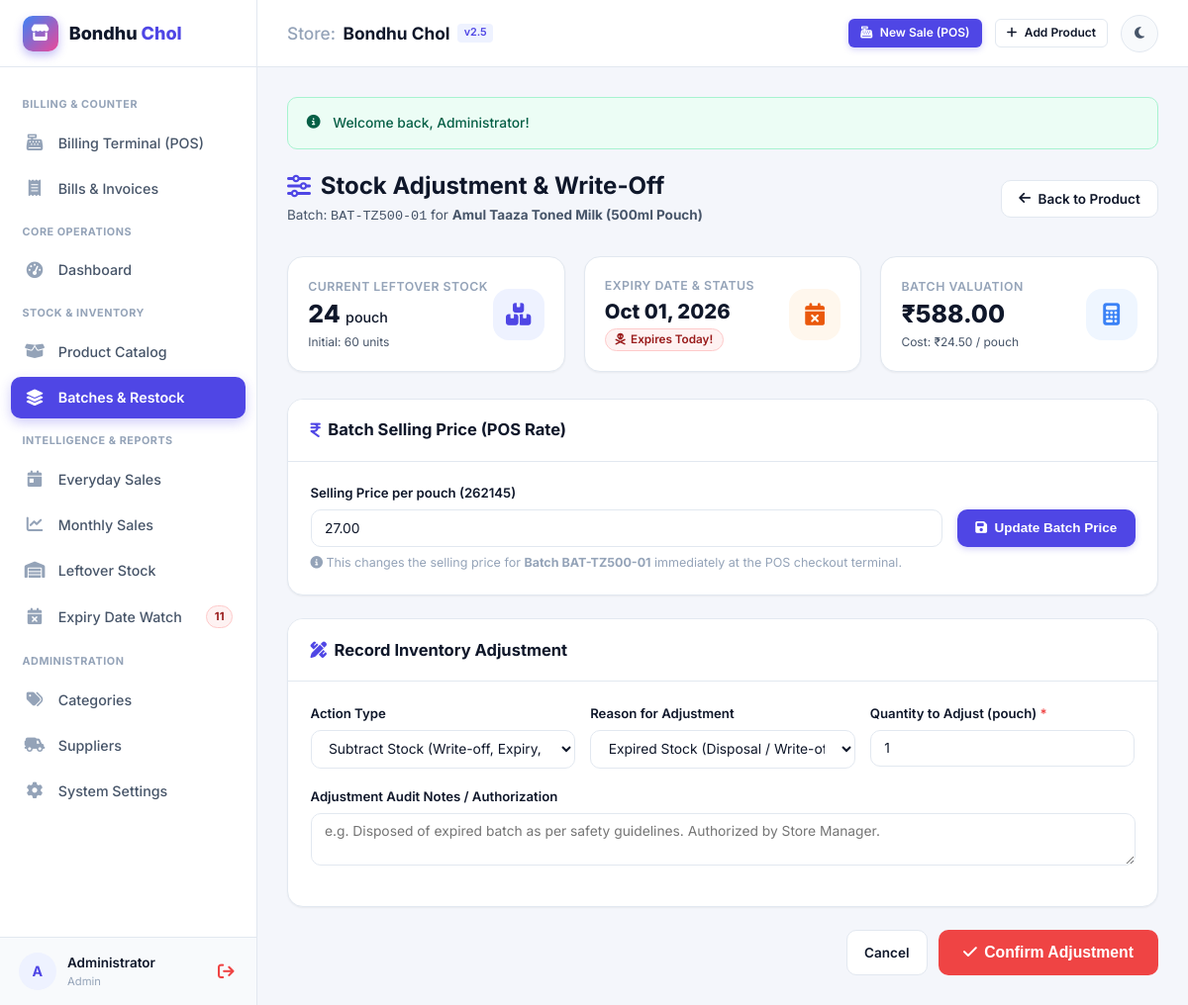
The app's page /modules/batches/adjust.php?batch_id=1 (signed in), older data.
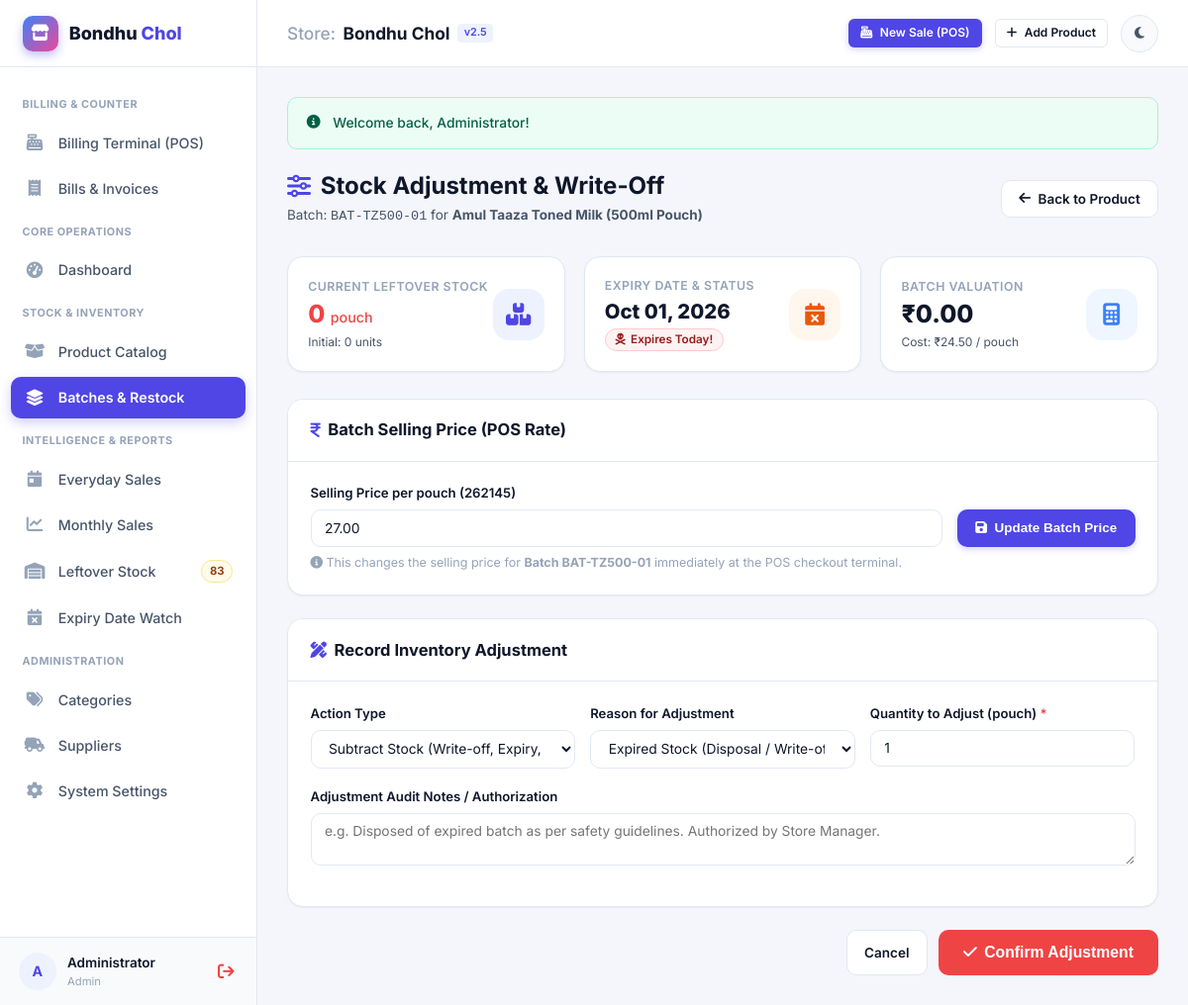
The same page, newer data.
### tables this page shows
CREATE TABLE `product_batches` (
    `id` INT AUTO_INCREMENT PRIMARY KEY,
    `product_id` INT NOT NULL,
    `supplier_id` INT NULL,
    `batch_no` VARCHAR(60) NOT NULL,
    `mfg_date` DATE NULL,
    `expiry_date` DATE NOT NULL,
    `purchase_price` DECIMAL(10,2) NOT NULL DEFAULT 0.00,
    `selling_price` DECIMAL(10,2) NOT NULL DEFAULT 0.00,
    `initial_quantity` INT NOT NULL DEFAULT 0,
    `current_quantity` INT NOT NULL DEFAULT 0,
    `status` ENUM('available', 'low_stock', 'sold_out', 'expired', 'discarded') NOT NULL DEFAULT 'available',
    `created_at` TIMESTAMP DEFAULT CURRENT_TIMESTAMP,
    CONSTRAINT `fk_batches_product` FOREIGN KEY (`product_id`) REFERENCES `products` (`id`) ON DELETE CASCADE,
    CONSTRAINT `fk_batches_supplier` FOREIGN KEY (`supplier_id`) REFERENCES `suppliers` (`id`) ON DELETE SET NULL,
    INDEX `idx_expiry` (`expiry_date`),
    INDEX `idx_batch_product` (`product_id`, `current_quantity`)
);

CREATE TABLE `products` (
    `id` INT AUTO_INCREMENT PRIMARY KEY,
    `category_id` INT NULL,
    `sku` VARCHAR(60) NOT NULL UNIQUE,
    `barcode` VARCHAR(60) NULL,
    `name` VARCHAR(200) NOT NULL,
    `description` TEXT NULL,
    `unit` VARCHAR(20) NOT NULL DEFAULT 'pcs',
    `min_stock_alert` INT NOT NULL DEFAULT 10,
    `default_selling_price` DECIMAL(10,2) NOT NULL DEFAULT 0.00,
    `status` ENUM('active', 'inactive') NOT NULL DEFAULT 'active',
    `created_at` TIMESTAMP DEFAULT CURRENT_TIMESTAMP,
    `updated_at` TIMESTAMP DEFAULT CURRENT_TIMESTAMP ON UPDATE CURRENT_TIMESTAMP,
    CONSTRAINT `fk_products_category` FOREIGN KEY (`category_id`) REFERENCES `categories` (`id`) ON DELETE SET NULL
);

### config/database.php (called while the page is built, shortened)
<?php
class Database {
    private static $instance = null;
    private $mysqli = null;
    private $pdo = null;
    private $driver = 'mysqli';
    private $host = 'localhost';
    private $username = 'root';
    private $password = '';
    private $database = 'inventory_db';
    private $port = 3306;
    private function __construct() {
        $envDriver = getenv('DB_DRIVER') ?: getenv('DB_CONNECTION');
        if (!empty($envDriver)) {
            $this->driver = strtolower($envDriver) === 'sqlite' ? 'sqlite' : 'mysqli';
        }
        $envHost = getenv('DB_HOST');
        if (!empty($envHost)) $this->host = $envHost;
        $envPort = getenv('DB_PORT');
        if (!empty($envPort)) $this->port = (int)$envPort;
        $envUser = getenv('DB_USERNAME') ?: getenv('DB_USER');
        if ($envUser !== false && $envUser !== '') $this->username = $envUser;
        $envDb = getenv('DB_DATABASE') ?: getenv('DB_NAME');
        if (!empty($envDb)) $this->database = $envDb;
        if ($this->driver === 'mysqli') {
            $this->mysqli = @new mysqli($this->host, $this->username, $this->password, $this->database, $this->port);
            if ($this->mysqli && !$this->mysqli->connect_error) {
                $this->mysqli->set_charset("utf8mb4");
                return;
            } else {
                $this->error = $this->mysqli ? $this->mysqli->connect_error : 'MySQL Connection Failed';
                $this->mysqli = null;
            }
        }
    }
    public static function getInstance() {
        if (self::$instance === null) {
            self::$instance = new self();
        }
        return self::$instance;
    }
    public function isConnected() {
        return ($this->driver === 'mysqli' && $this->mysqli !== null && !$this->mysqli->connect_error)
            || ($this->driver === 'sqlite' && $this->pdo !== null);
    }
    public function preparedQuery($sql, $types = "", $params = []) {
        if ($this->driver === 'mysqli') {
            $stmt = $this->mysqli->prepare($sql);
            if (!empty($types) && !empty($params)) {
                $stmt->bind_param($types, ...$params);
            }
            $executed = $stmt->execute();
            $result = $stmt->get_result();
            if ($result !== false) {
                $data = [];
                while ($row = $result->fetch_assoc()) {
                    $data[] = $row;
                }
                return $data;
            }
            $affected = $stmt->affected_rows;
            $insertId = $stmt->insert_id;
            return [
                'success' => true,
                'affected_rows' => $affected,
                'insert_id' => $insertId
            ];
        }
    }
    public function fetchOne($sql, $types = "", $params = []) {
        $results = $this->preparedQuery($sql, $types, $params);
        if (is_array($results) && count($results) > 0 && isset($results[0])) {
            return $results[0];
        }
        return null;
    }
}

### includes/functions.php (called while the page is built, shortened)
<?php
function e($string) {
    return htmlspecialchars((string)$string, ENT_QUOTES, 'UTF-8');
}
function formatCurrency($amount, $decimals = 2) {
    $symbol = defined('CURRENCY_SYMBOL') && !empty(CURRENCY_SYMBOL) ? CURRENCY_SYMBOL : '₹';
    if (preg_match('/[0-9]/', $symbol) || $symbol === '$' || mb_strlen($symbol) > 4) {
        $symbol = '₹';
    }
    return $symbol . number_format((float)$amount, $decimals);
}
function formatDate($dateStr, $format = 'M d, Y') {
    $time = strtotime($dateStr);
    return $time ? date($format, $time) : 'N/A';
}
function getExpiryStatus($expiryDate) {
    $today = new DateTime('today');
    $exp = new DateTime($expiryDate);
    $diff = $today->diff($exp);
    $days = (int)$diff->format("%r%a");
    $criticalDays = defined('EXPIRY_CRITICAL_DAYS') ? EXPIRY_CRITICAL_DAYS : 30;
    $warningDays = defined('EXPIRY_WARNING_DAYS') ? EXPIRY_WARNING_DAYS : 60;
    if ($days < 0) {
        $absDays = abs($days);
        return [
            'status' => 'expired',
            'days_left' => $days,
            'badge_class' => 'badge-danger',
            'label' => "Expired ({$absDays}d ago)",
            'icon' => 'fa-triangle-exclamation'
        ];
    } elseif ($days === 0) {
        return [
            'status' => 'critical',
            'days_left' => 0,
            'badge_class' => 'badge-danger',
            'label' => 'Expires Today!',
            'icon' => 'fa-skull-crossbones'
        ];
    }
}

### modules/batches/adjust.php (the view, shortened to what the changed rows need)
<?php
require_once __DIR__ . '/../../includes/header.php';
$db = Database::getInstance();
$batchId = isset($_GET['batch_id']) ? (int)$_GET['batch_id'] : 0;
$batch = $db->fetchOne("
    SELECT
        b.*,
        p.name as product_name,
        p.sku,
        p.unit,
        s.name as supplier_name
    FROM `product_batches` b
    JOIN `products` p ON b.product_id = p.id
    LEFT JOIN `suppliers` s ON b.supplier_id = s.id
    WHERE b.id = ?
", "i", [$batchId]);
$expInfo = getExpiryStatus($batch['expiry_date']);
?>
<div class="page-header">
    <div class="page-header-title">
        <h1>
            <i class="fa-solid fa-sliders" style="color: var(--primary);"></i>
            <span>Stock Adjustment & Write-Off</span>
        </h1>
        <p>Batch: <code><?= e($batch['batch_no']) ?></code> for <strong><?= e($batch['product_name']) ?></strong></p>
    </div>
</div>
<div class="stats-grid">
    <div class="stat-card">
        <div class="stat-info">
            <div class="stat-label">Current Leftover Stock</div>
            <div class="stat-value" style="color: <?= $batch['current_quantity'] <= 0 ? 'var(--danger)' : 'var(--text-primary)' ?>;">
                <?= $batch['current_quantity'] ?> <span style="font-size: 0.95rem; font-weight: 500;"><?= e($batch['unit']) ?></span>
            </div>
            <div class="stat-subtext">
                Initial: <?= $batch['initial_quantity'] ?> units
            </div>
        </div>
    </div>
    <div class="stat-card">
        <div class="stat-info">
            <div class="stat-label">Expiry Date & Status</div>
            <div class="stat-value" style="font-size: 1.35rem;">
                <?= formatDate($batch['expiry_date']) ?>
            </div>
            <div class="stat-subtext">
                <span class="badge <?= $expInfo['badge_class'] ?>">
                    <i class="fa-solid <?= $expInfo['icon'] ?>"></i>
                    <?= $expInfo['label'] ?>
                </span>
            </div>
        </div>
    </div>
    <div class="stat-card">
        <div class="stat-info">
            <div class="stat-label">Batch Valuation</div>
            <div class="stat-value"><?= formatCurrency($batch['current_quantity'] * $batch['purchase_price']) ?></div>
            <div class="stat-subtext">
                Cost: <?= formatCurrency($batch['purchase_price']) ?> / <?= e($batch['unit']) ?>
            </div>
        </div>
    </div>
</div>
<div class="card" style="margin-bottom: 1.5rem;">
    <div class="card-body">
        <form action="<?= BASE_URL ?>/modules/batches/adjust.php?batch_id=<?= $batchId ?>" method="POST" style="display: flex; gap: 1rem; align-items: flex-end; flex-wrap: wrap;">
            <div class="form-group" style="flex: 1; min-width: 200px; margin-bottom: 0;">
                <label class="form-label" for="selling_price">Selling Price per <?= e($batch['unit']) ?> (<?= e(CURRENCY_SYMBOL) ?>)</label>
                <input type="number" step="0.01" min="0.01" id="selling_price" name="selling_price" class="form-control" value="<?= e($batch['selling_price']) ?>" required>
            </div>
        </form>
        <small style="color: var(--text-muted); display: block; margin-top: 0.5rem;">
            <i class="fa-solid fa-circle-info"></i> This changes the selling price for <strong>Batch <?= e($batch['batch_no']) ?></strong> immediately at the POS checkout terminal.
        </small>
    </div>
</div>
<form action="<?= BASE_URL ?>/modules/batches/adjust.php?batch_id=<?= $batchId ?>" method="POST">
    <div class="card">
        <div class="card-body">
            <div class="form-row">
                <div class="form-group">
                    <label class="form-label" for="quantity">Quantity to Adjust (<?= e($batch['unit']) ?>) <span style="color: var(--danger);">*</span></label>
                    <input type="number" min="1" max="<?= $batch['current_quantity'] > 0 ? $batch['current_quantity'] : 99999 ?>"
                           id="quantity" name="quantity" class="form-control"
                           value="<?= $expInfo['status'] === 'expired' ? $batch['current_quantity'] : '1' ?>" required>
                </div>
            </div>
        </div>
    </div>
</form>
<?php include INCLUDES_PATH . '/footer.php'; ?>

### includes/sidebar.php (shortened to what the changed rows need)
<?php
$currentUri = $_SERVER['REQUEST_URI'];
$db = Database::getInstance();
$sidebarExpiredCount = 0;
$sidebarLowStockCount = 0;
if ($db->isConnected()) {
    $critDays = defined('EXPIRY_CRITICAL_DAYS') ? EXPIRY_CRITICAL_DAYS : 30;
    $expRes = $db->fetchOne("SELECT COUNT(*) as cnt FROM `product_batches` WHERE `current_quantity` > 0 AND `expiry_date` <= DATE_ADD(CURDATE(), INTERVAL ? DAY)", "i", [$critDays]);
    $sidebarExpiredCount = $expRes['cnt'] ?? 0;
    $lowRes = $db->fetchOne("
        SELECT COUNT(*) as cnt FROM (
            SELECT p.id, p.min_stock_alert, COALESCE(SUM(b.current_quantity), 0) as total_stock
            FROM products p
            LEFT JOIN product_batches b ON p.id = b.product_id
            WHERE p.status = 'active'
            GROUP BY p.id, p.min_stock_alert
            HAVING total_stock <= p.min_stock_alert
        ) as low_table
    ");
    $sidebarLowStockCount = $lowRes['cnt'] ?? 0;
}
function isNavActive($path) {
    global $currentUri;
    return strpos($currentUri, $path) !== false ? 'active' : '';
}
?>
<aside class="app-sidebar">
    <nav class="sidebar-nav">
        <a href="<?= BASE_URL ?>/modules/reports/leftover_stock.php" class="nav-item <?= isNavActive('leftover_stock.php') ?>">
            <i class="fa-solid fa-warehouse"></i>
            <span>Leftover Stock</span>
            <?php if ($sidebarLowStockCount > 0): ?>
                <span class="nav-badge badge-warning"><?= $sidebarLowStockCount ?></span>
            <?php endif; ?>
        </a>
        <a href="<?= BASE_URL ?>/modules/reports/expiry_report.php" class="nav-item <?= isNavActive('expiry_report.php') ?>">
            <i class="fa-solid fa-calendar-xmark"></i>
            <span>Expiry Date Watch</span>
            <?php if ($sidebarExpiredCount > 0): ?>
                <span class="nav-badge badge-danger"><?= $sidebarExpiredCount ?></span>
            <?php endif; ?>
        </a>
    </nav>
</aside>

Row changes from the older to the newer data that the page shows:
changed product_batches "BAT-TZ500-01": current_quantity "24" → "0"; initial_quantity "60" → "0"; formatCurrency($batch['current_quantity'] * $batch['purchase_price']) "₹588.00" → "₹0.00"
Text that changed along with them:
$sidebarLowStockCount: (not shown) → "83"
$sidebarExpiredCount: "11" → (not shown)
